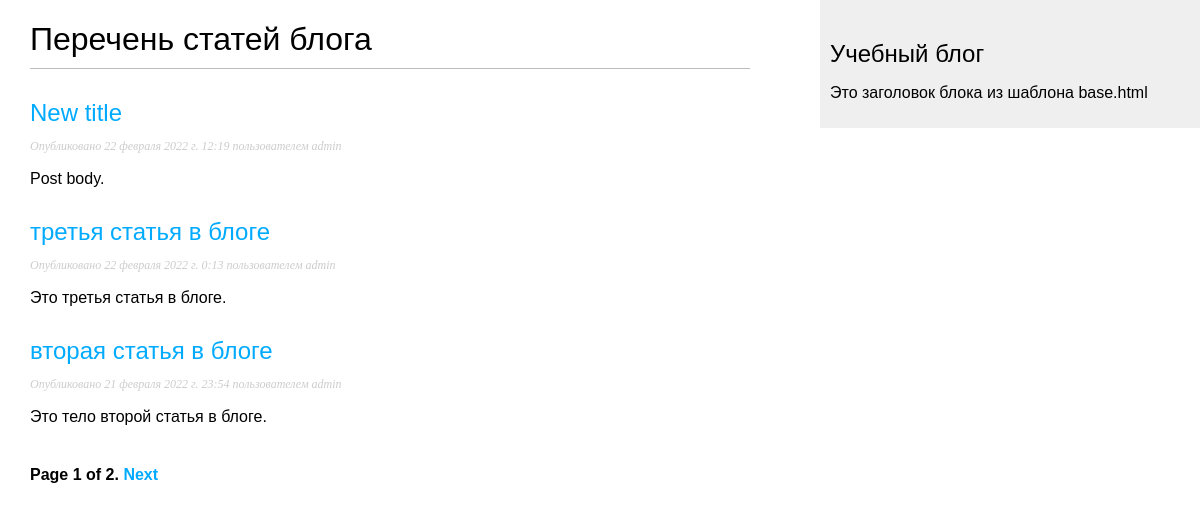
/, run on an earlier commit of the app's database.
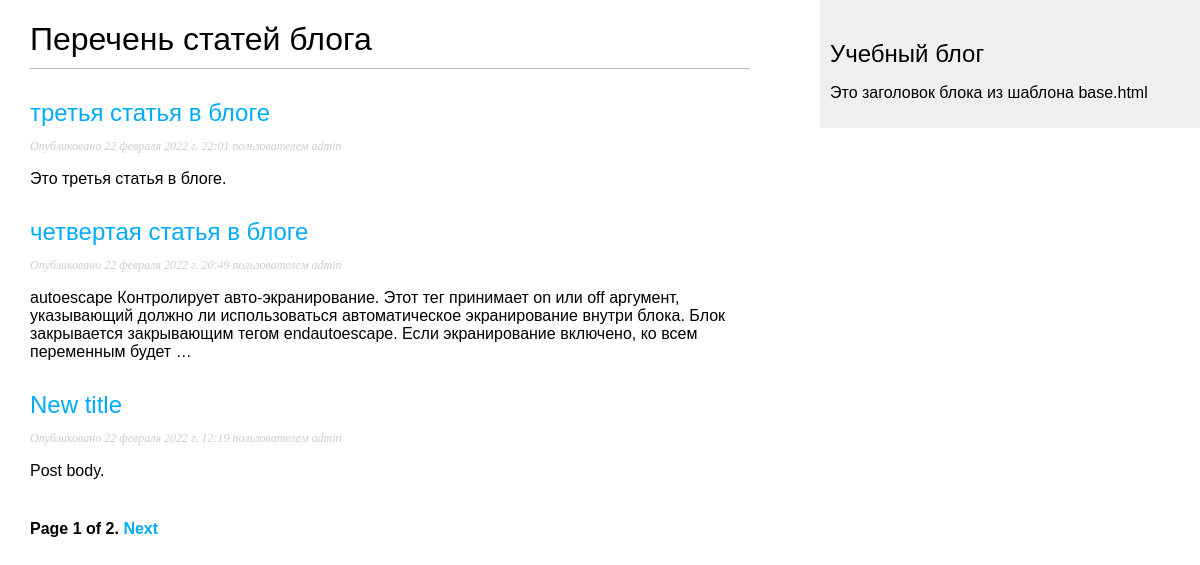
And on a later commit of the database.
### blog/models.py (models this page shows, shortened)
class Post(models.Model):
    STATUS_CHOICES = (
                        ('draft', 'Draft'),
                        ('published', 'Published'),
    )
    title = models.CharField(max_length=250)
    slug = models.SlugField(max_length=250, unique_for_date='publish')
    author = models.ForeignKey(User, on_delete=models.CASCADE, related_name='blog_posts')
    body = models.TextField()
    publish = models.DateTimeField(default=timezone.now)
    created = models.DateTimeField(auto_now_add=True)
    updated = models.DateTimeField(auto_now=True)
    status = models.CharField(max_length=10, choices=STATUS_CHOICES, default='draft')
    objects = models.Manager()      # Менеджер по умолчанию.
    published = PublishedManager()  # Наш новый менеджер.
    def get_absolute_url(self):
        return reverse('blog:post_detail', args=[self.publish.year, self.publish.month, self.publish.day, self.slug])
    class Meta:
        ordering = ('-publish',)

### blog/views.py (the view)
# urls.py: path('', views.post_list, name='post_list'),
def post_list(request):
    object_list = Post.published.all()
    paginator = Paginator(object_list, 3)
    page = request.GET.get('page')
    try:
        posts = paginator.page(page)
    except PageNotAnInteger:
        posts = paginator.page(1)
    except EmptyPage:
        posts = paginator.page(paginator.num_pages)
    return render(request, 'blog/post/list.html', {'page': page, 'posts': posts})

### blog/models.py (called while the page is built)
    def get_queryset(self):
        return super().get_queryset().filter(status='published')

### templates/blog/post/list.html (shortened to what this page needs)
{% extends "blog/base.html" %}
{% block content %}
    <h1>Перечень статей блога</h1>
    {% for post in posts %}
        <h2>
            <a href="{{ post.get_absolute_url }}">{{ post.title }}</a>
        </h2>
        <p
            class="date">Опубликовано {{ post.publish }} пользователем {{ post.author }}
        </p>
        {{ post.body|truncatewords:30|linebreaks }}
    {% endfor %}
    {% include "pagination.html" with page=posts %}
{% endblock %}

What changed in the data, as far as the page shows it:
no longer on this page (row unchanged): Post: title "вторая статья в блоге", publish "21 февраля 2022 г. 23:54", author "admin", body "Это тело второй статья в блоге."
changed Post "третья статья в блоге": publish "22 февраля 2022 г. 0:13" → "22 февраля 2022 г. 22:01"; moves up the list
added Post: title "четвертая статья в блоге", publish "22 февраля 2022 г. 20:49", author "admin", body "autoescape Контролирует авто-экранирование. Этот тег принимает on или off аргумент, указывающий должно ли использоваться автоматическое экранирование внутри блока. Блок закрывается закрывающим тегом endautoescape. Если экранирование включено, ко всем переменным будет …"
